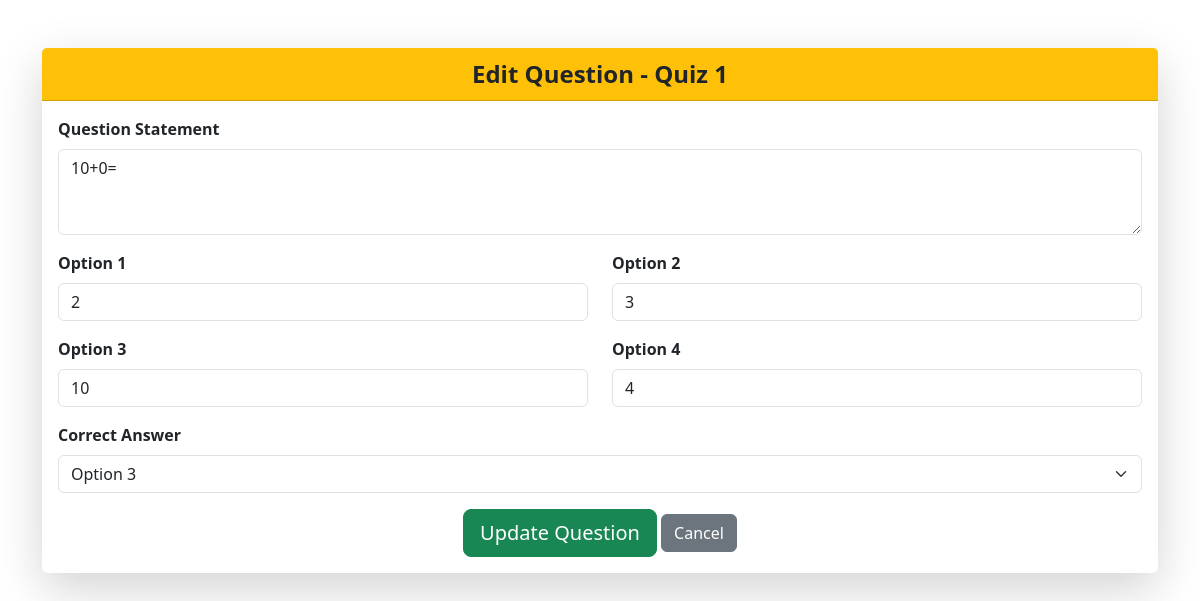
Page /quiz/1/question/1/edit on the committed database.
### backend/models.py (models this page shows)
class Quiz(db.Model):
    __tablename__ = 'quiz'
    id = db.Column(db.Integer, primary_key=True)
    chapter_id = db.Column(db.Integer, db.ForeignKey('chapter.id', ondelete='CASCADE'), nullable=False)
    quiz_name = db.Column(db.String, nullable=False)
    date_of_quiz = db.Column(db.DateTime, nullable=False)
    time_duration = db.Column(db.Time, nullable=False)
    questions = db.relationship('Question', backref='quiz',lazy=True, cascade='all, delete-orphan')
    scores = db.relationship('Score', backref='quiz',lazy=True, cascade='all, delete-orphan')

class Question(db.Model):
    __tablename__ = 'question'
    id = db.Column(db.Integer, primary_key=True)
    quiz_id = db.Column(db.Integer, db.ForeignKey('quiz.id', ondelete='CASCADE'), nullable=False)
    question_statement = db.Column(db.String, nullable=False)
    option1 = db.Column(db.String, nullable=False)
    option2 = db.Column(db.String, nullable=False)
    option3 = db.Column(db.String)
    option4 = db.Column(db.String)
    correct_answer = db.Column(db.String, nullable=False)

### app.py (the view, shortened to what this page needs)
@app.route('/quiz/<int:quiz_id>/question/<int:question_id>/edit', methods=['GET', 'POST'])
def edit_question(quiz_id, question_id):
    quiz = Quiz.query.get_or_404(quiz_id)  # Fetch quiz details
    question = Question.query.get_or_404(question_id)  # Fetch question details
    return render_template('edit_question.html', quiz=quiz, question=question)

### templates/edit_question.html (shortened to what this page needs)
<!DOCTYPE html>
<html lang="en">
<head>
    <link href="https://cdn.jsdelivr.net/npm/bootstrap@5.3.0/dist/css/bootstrap.min.css" rel="stylesheet">
</head>
<body>
    <div class="container mt-5">
        <div class="card shadow-lg border-0">
            <div class="card-header bg-warning text-dark text-center fs-4 fw-bold">
                Edit Question - Quiz {{ quiz.id }}
            </div>
            <div class="card-body">
                <form action="{{ url_for('edit_question', quiz_id=quiz.id, question_id=question.id) }}" method="post">
                    <div class="mb-3">
                        <label for="question_statement" class="form-label fw-bold">Question Statement</label>
                        <textarea class="form-control" id="question_statement" name="question_statement" rows="3" required>{{ question.question_statement }}</textarea>
                    </div>
                    <div class="row">
                        <div class="col-md-6 mb-3">
                            <label for="option1" class="form-label fw-bold">Option 1</label>
                            <input type="text" class="form-control" id="option1" name="option1" value="{{ question.option1 }}" required>
                        </div>
                        <div class="col-md-6 mb-3">
                            <label for="option2" class="form-label fw-bold">Option 2</label>
                            <input type="text" class="form-control" id="option2" name="option2" value="{{ question.option2 }}" required>
                        </div>
                        <div class="col-md-6 mb-3">
                            <label for="option3" class="form-label fw-bold">Option 3</label>
                            <input type="text" class="form-control" id="option3" name="option3" value="{{ question.option3 }}" required>
                        </div>
                        <div class="col-md-6 mb-3">
                            <label for="option4" class="form-label fw-bold">Option 4</label>
                            <input type="text" class="form-control" id="option4" name="option4" value="{{ question.option4 }}" required>
                        </div>
                    </div>
                    <div class="mb-3">
                        <label for="correct_answer" class="form-label fw-bold">Correct Answer</label>
                        <select class="form-select" id="correct_answer" name="correct_answer" required>
                            <option value="option3" {% if question.correct_answer == 'option3' %}selected{% endif %}>Option 3</option>
                        </select>
                    </div>
                    <div class="text-center">
                        <button type="submit" class="btn btn-success btn-lg">Update Question</button>
                        <a href="{{ url_for('view_questions', quiz_id=quiz.id) }}" class="btn btn-secondary">Cancel</a>
                    </div>
                </form>
            </div>
        </div>
    </div>
</body>
</html>

### rows in the picture
Quiz: id "1"
Question: question_statement "10+0=", option1 "2", option2 "3", option3 "10", option4 "4", correct_answer "Option 3"
